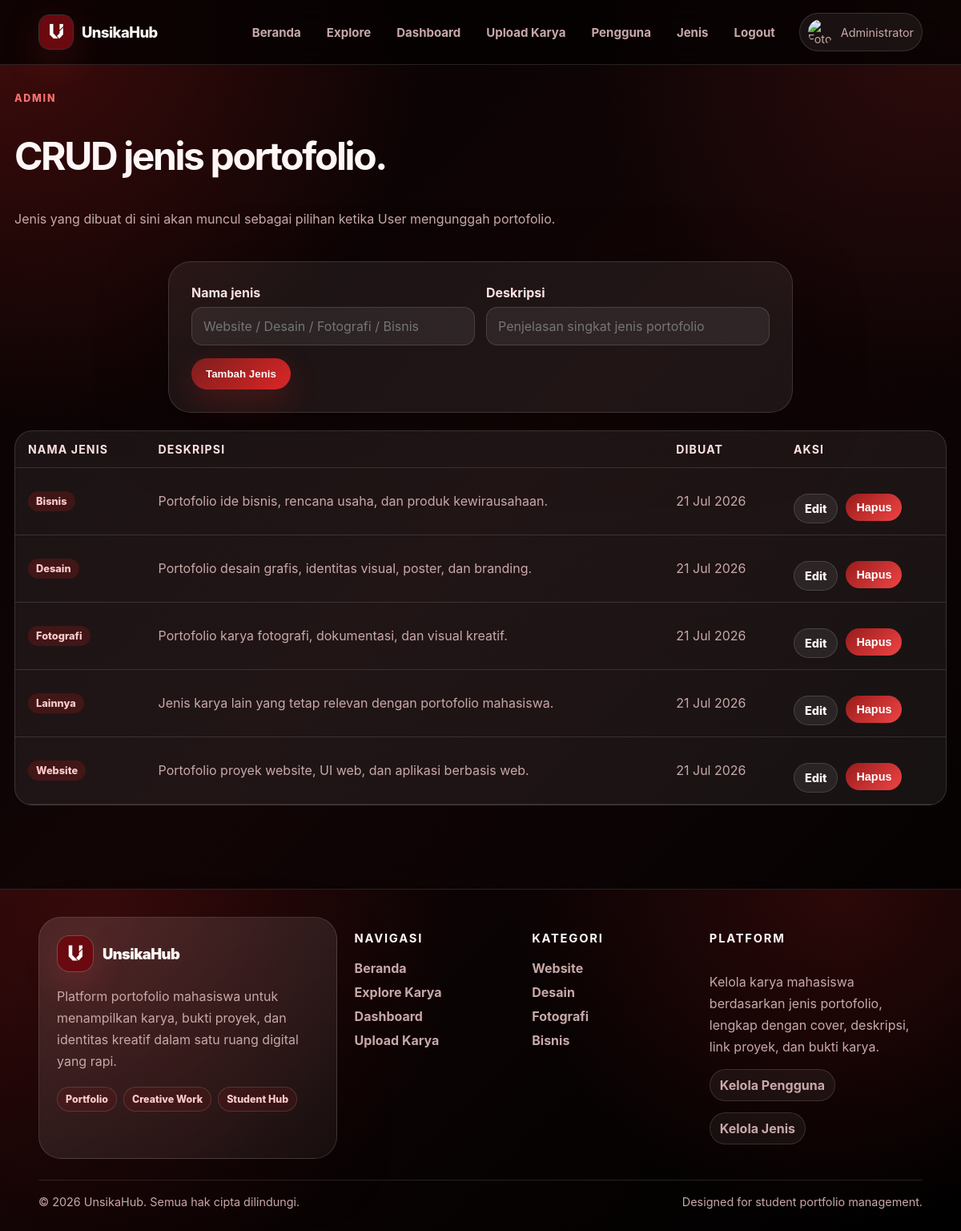
Screenshot of /admin/types.php (signed in) with the database file from the repository.
### tables this page shows
CREATE TABLE portfolio_types (
    id INT AUTO_INCREMENT PRIMARY KEY,
    name VARCHAR(120) NOT NULL UNIQUE,
    description TEXT NULL,
    created_at TIMESTAMP DEFAULT CURRENT_TIMESTAMP
);

### includes/functions.php (called while the page is built, shortened)
<?php
function e(?string $value): string
{
    return htmlspecialchars($value ?? '', ENT_QUOTES, 'UTF-8');
}
function url(string $path = ''): string
{
    return rtrim(BASE_URL, '/') . '/' . ltrim($path, '/');
}
function is_logged_in(): bool
{
    return isset($_SESSION['user']);
}
function current_user(): ?array
{
    return $_SESSION['user'] ?? null;
}
function is_admin(): bool
{
    return isset($_SESSION['user']) && $_SESSION['user']['role'] === 'admin';
}

### admin/types.php (the view, shortened to what this page needs)
<?php
require_once __DIR__ . '/../includes/auth.php';
$editType = null;
$types = $pdo->query('SELECT * FROM portfolio_types ORDER BY name ASC')->fetchAll();
require_once __DIR__ . '/../includes/header.php';
?>
<section class="section container">
    <div class="section-head">
        <div>
            <div class="kicker">Admin</div>
            <h2>CRUD jenis portofolio.</h2>
            <p>Jenis yang dibuat di sini akan muncul sebagai pilihan ketika User mengunggah portofolio.</p>
        </div>
    </div>
    <div class="form-card wide" style="margin-bottom:22px">
        <form method="post">
            <div class="form-row">
                <div class="input-group">
                    <label for="name">Nama jenis</label>
                    <input id="name" type="text" name="name" value="<?= e($editType['name'] ?? '') ?>" placeholder="Website / Desain / Fotografi / Bisnis" required>
                </div>
                <div class="input-group">
                    <label for="description">Deskripsi</label>
                    <input id="description" type="text" name="description" value="<?= e($editType['description'] ?? '') ?>" placeholder="Penjelasan singkat jenis portofolio">
                </div>
            </div>
            <button class="btn" type="submit"><?= $editType ? 'Simpan Perubahan' : 'Tambah Jenis' ?></button>
        </form>
    </div>
    <div class="table-wrap">
        <table>
            <thead><tr><th>Nama Jenis</th><th>Deskripsi</th><th>Dibuat</th><th>Aksi</th></tr></thead>
            <tbody>
            <?php foreach ($types as $type): ?>
                <tr>
                    <td><span class="badge"><?= e($type['name']) ?></span></td>
                    <td><?= e($type['description']) ?></td>
                    <td><?= e(date('d M Y', strtotime($type['created_at']))) ?></td>
                    <td>
                        <div class="action-row">
                            <a class="btn small secondary" href="<?= url('admin/types.php?edit=' . $type['id']) ?>">Edit</a>
                            <form method="post">
                                <button class="btn small danger" type="submit" data-confirm="Hapus jenis portofolio ini?">Hapus</button>
                            </form>
                        </div>
                    </td>
                </tr>
            <?php endforeach; ?>
            </tbody>
        </table>
    </div>
</section>
<?php require_once __DIR__ . '/../includes/footer.php'; ?>

### includes/header.php (shortened to what this page needs)
<?php $user = current_user(); ?>
<!doctype html>
<html lang="id">
<head>
    <link rel="stylesheet" href="<?= url('assets/css/style.css') ?>">
</head>
<body>
    <header class="site-header">
        <a class="brand" href="<?= url('index.php') ?>">
            <span class="brand-mark">
                <img src="<?= url('assets/img/logo-unsikahub.png') ?>" alt="Logo UnsikaHub">
            </span>
            <span>UnsikaHub</span>
        </a>
        <nav class="main-nav" id="mainNav">
            <a href="<?= url('index.php') ?>">Beranda</a>
            <a href="<?= url('portfolios.php') ?>">Explore</a>
            <?php if ($user): ?>
                <a href="<?= url('dashboard.php') ?>">Dashboard</a>
                <a href="<?= url('portfolio_create.php') ?>">Upload Karya</a>
                <?php if (is_admin()): ?>
                    <a href="<?= url('admin/users.php') ?>">Pengguna</a>
                    <a href="<?= url('admin/types.php') ?>">Jenis</a>
                <?php endif; ?>
                <a href="<?= url('logout.php') ?>">Logout</a>
            <?php else: ?>
                <a href="<?= url('login.php') ?>">Login</a>
                <a class="btn btn-small" href="<?= url('register.php') ?>">Register</a>
            <?php endif; ?>
        </nav>
        <?php if ($user): ?>
            <a class="user-chip" href="<?= url('dashboard.php') ?>">
                <img src="<?= url($user['photo'] ?: 'assets/img/default-user.png') ?>" alt="Foto pengguna">
                <span><?= e($user['name']) ?></span>
            </a>
        <?php endif; ?>
    </header>
    <main>

### includes/footer.php (shortened to what this page needs)
</main>
<footer class="site-footer">
    <div class="footer-shell">
        <div class="footer-brand-card">
            <a class="footer-brand" href="<?= url('index.php') ?>">
                <span class="footer-brand-mark">
                    <img src="<?= url('assets/img/logo-unsikahub.png') ?>" alt="Logo UnsikaHub">
                </span>
                <span>UnsikaHub</span>
            </a>
            <p>
                Platform portofolio mahasiswa untuk menampilkan karya, bukti proyek,
                dan identitas kreatif dalam satu ruang digital yang rapi.
            </p>
            <div class="footer-pill-row">
                <span class="footer-pill">Portfolio</span>
                <span class="footer-pill">Creative Work</span>
                <span class="footer-pill">Student Hub</span>
            </div>
        </div>
        <div class="footer-column">
            <h3>Navigasi</h3>
            <a href="<?= url('index.php') ?>">Beranda</a>
            <a href="<?= url('portfolios.php') ?>">Explore Karya</a>
            <?php if (is_logged_in()): ?>
                <a href="<?= url('dashboard.php') ?>">Dashboard</a>
                <a href="<?= url('portfolio_create.php') ?>">Upload Karya</a>
            <?php else: ?>
                <a href="<?= url('login.php') ?>">Login</a>
                <a href="<?= url('register.php') ?>">Register</a>
            <?php endif; ?>
        </div>
        <div class="footer-column">
            <h3>Kategori</h3>
            <a href="<?= url('portfolios.php?type_id=1') ?>">Website</a>
            <a href="<?= url('portfolios.php?type_id=2') ?>">Desain</a>
            <a href="<?= url('portfolios.php?type_id=3') ?>">Fotografi</a>
            <a href="<?= url('portfolios.php?type_id=4') ?>">Bisnis</a>
        </div>
        <div class="footer-column footer-info">
            <h3>Platform</h3>
            <p>
                Kelola karya mahasiswa berdasarkan jenis portofolio, lengkap dengan
                cover, deskripsi, link proyek, dan bukti karya.
            </p>
            <?php if (is_logged_in() && is_admin()): ?>
                <a class="footer-admin-link" href="<?= url('admin/users.php') ?>">Kelola Pengguna</a>
                <a class="footer-admin-link" href="<?= url('admin/types.php') ?>">Kelola Jenis</a>
            <?php endif; ?>
        </div>
    </div>
    <div class="footer-bottom">
        <span>&copy; <?= date('Y') ?> UnsikaHub. Semua hak cipta dilindungi.</span>
        <span>Designed for student portfolio management.</span>
    </div>
</footer>
</body>
</html>

### rows the page displays
portfolio_types: name "Bisnis", description "Portofolio ide bisnis, rencana usaha, dan produk kewirausahaan.", created_at "21 Jul 2026"
portfolio_types: name "Desain", description "Portofolio desain grafis, identitas visual, poster, dan branding.", created_at "21 Jul 2026"
portfolio_types: name "Fotografi", description "Portofolio karya fotografi, dokumentasi, dan visual kreatif.", created_at "21 Jul 2026"
portfolio_types: name "Lainnya", description "Jenis karya lain yang tetap relevan dengan portofolio mahasiswa.", created_at "21 Jul 2026"
portfolio_types: name "Website", description "Portofolio proyek website, UI web, dan aplikasi berbasis web.", created_at "21 Jul 2026"

### other values shown
$user['name'] "Administrator"
